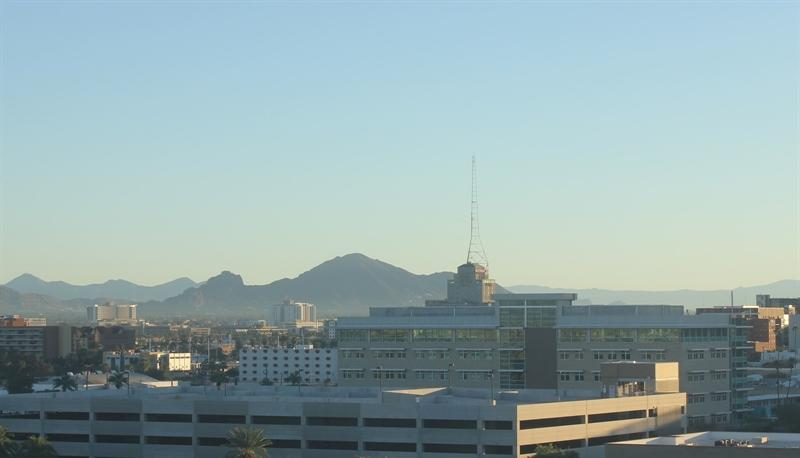
#> input picture 01_naive_day_night_classifier/day_night_images/day/20151101_142050.jpg, 800 x 458 px; its folder holds only this picture in this run
$ jupyter execute --allow-errors day_night.ipynb
#> lines starting #> are read from the running program, lines starting #| are printed output that depends on the picture
## Naive day-night classification exercise

I use some extractions from AMOS data as dataset. Classifier is based on **Saturation** and **Value** values of image, plain `if`-statement. Goal of this exercise is to get along with image classification pipeline, get more familiar with datasets and get hands-on experience on image processing tasks.

### Step 1. Importing important stuff

[cell 1]
import numpy as np
import matplotlib.pyplot as plt
import matplotlib.image as mpimg
import glob
import os
import cv2

IMAGE_SIZE = (800, 600)

### Step 2. Define some useful functions

Dataset loader function could be easily improved for splited on train/test folders structure if needed

[cell 2]
def load_dataset(im_dir):
#> called with im_dir = './day_night_images/'
    img_list = []
    img_type = ['day', 'night']

    for tp in img_type:
        for image_path in glob.glob(os.path.join(im_dir, tp, "*")):
            image = mpimg.imread(image_path)
#> image is the input picture: shape (458, 800, 3); mean R, G, B 147.2, 168.7, 170.2
            image = cv2.resize(image, IMAGE_SIZE)
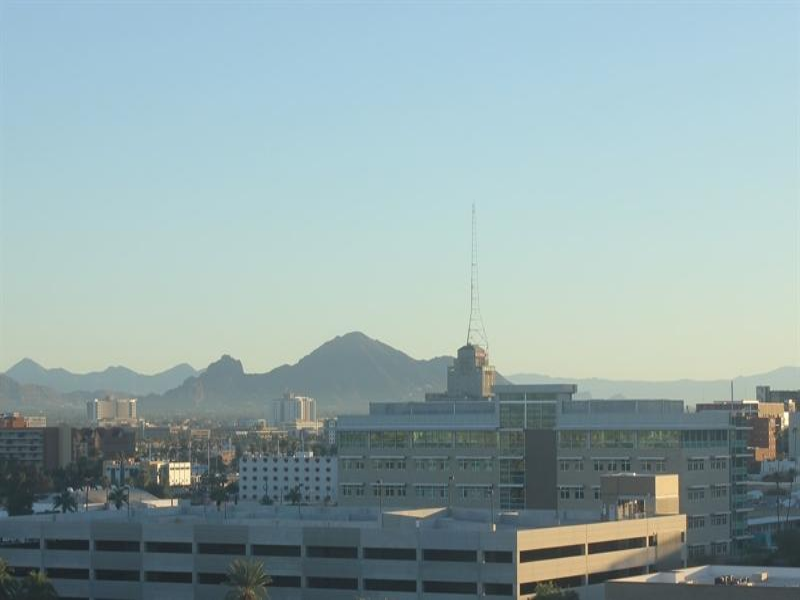
#> image: shape (600, 800, 3); mean R, G, B 147.1, 168.7, 170.2
            binary_type = 0 if tp == "night" else 1
            img_list.append((image, binary_type))

    return img_list

**average_channel** computes average value of all HSV values given image and channel id

[cell 3]
def average_channel(image, channel=2):
    # brightness is default channel
    hsv = cv2.cvtColor(image, cv2.COLOR_RGB2HSV)
    brightness = hsv[:,:,channel]
    average = np.sum(brightness) / (IMAGE_SIZE[0]*IMAGE_SIZE[1])
    return average

Basic classifier, my hypothesis is if average brightness of image is greater than 100 and average saturation is less than 90, then with high probability this image is day image.

[cell 4]
def classify(image):
    brightness = average_channel(image, 2)
    saturation = average_channel(image, 1)
    # day if average brightness > 100
    if brightness > 100 and saturation < 90:
        return 1
    return 0

Little helper for computing accuracy of prediction in percents

[cell 5]
def accuracy(correct, total):
    return round(correct/total*100, 2)

### Step 3. Load dataset and run prediction routine

[cell 6]
ds = load_dataset("./day_night_images/")
#> ds = 1 item
correct_count = 0
incorrect_list = []
for image, label in ds:
    predicted = classify(image)
    if predicted == label:
        correct_count+=1
    else:
        incorrect_list.append(image)
#> this loop made 1 pass
#> (label, saturation in classify, predicted, correct_count) on pass 1: (1, 46.23, 1, 1)
#> pass 1, in average_channel, `brightness = hsv[:,:,channel]`:
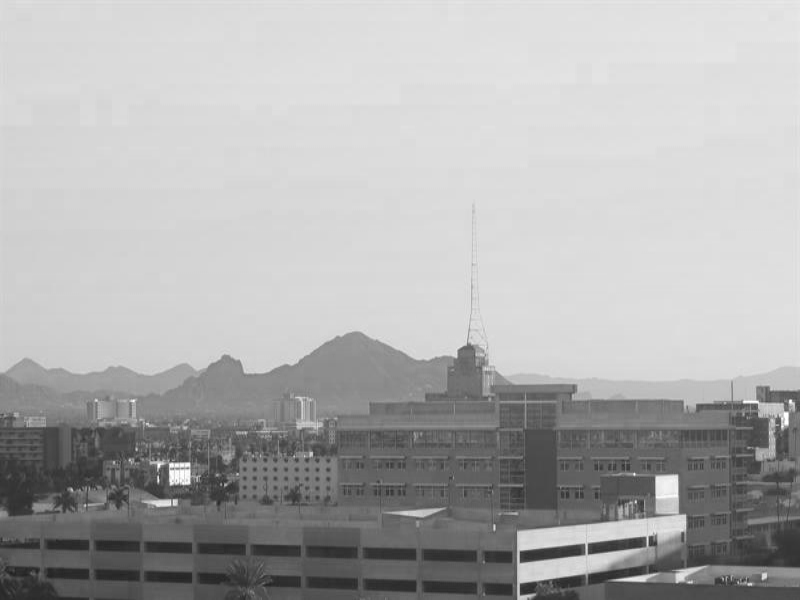
#> brightness: shape (600, 800); min 32, max 255, mean 175.1
#> pass 1, in average_channel (call 2), `brightness = hsv[:,:,channel]`:
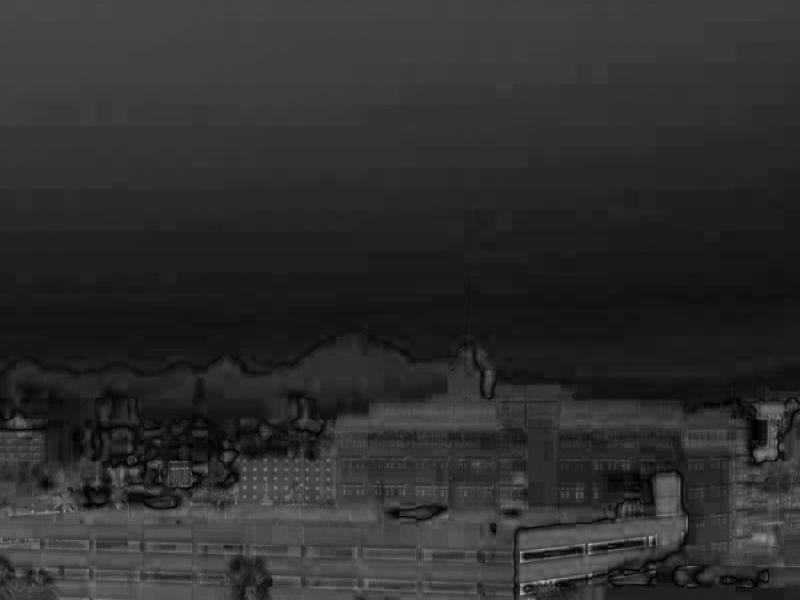
#> brightness: shape (600, 800); min 0, max 193, mean 46.2
#> after the loop, correct_count = 1; incorrect_list = []

### Step 4. Compute accuracy of classifier

[cell 7]
accuracy(correct_count, len(ds))
#> Out = 100

Not so bad :)

And in the end, inspect failed images, maybe it will bring some ideas of improving classifier

### Step 5. Explore failures

[cell 8]
len(incorrect_list)
#> Out = 0
